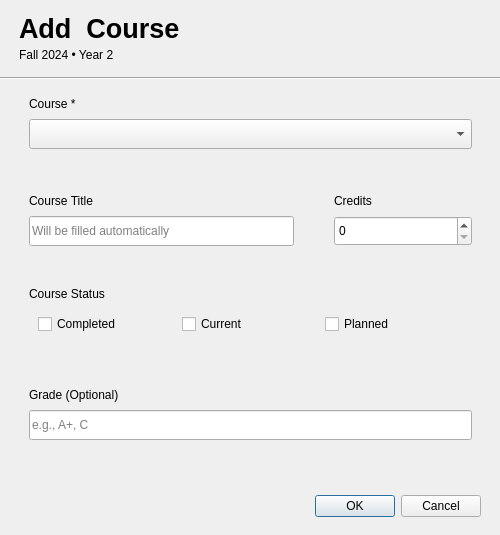
<?xml version="1.0" encoding="UTF-8"?>
<ui version="4.0">
 <class>CourseDetails</class>
 <widget class="QDialog" name="CourseDetails">
  <property name="geometry">
   <rect>
    <x>0</x>
    <y>0</y>
    <width>500</width>
    <height>535</height>
   </rect>
  </property>
  <property name="sizePolicy">
   <sizepolicy hsizetype="Minimum" vsizetype="Minimum">
    <horstretch>0</horstretch>
    <verstretch>0</verstretch>
   </sizepolicy>
  </property>
  <property name="minimumSize">
   <size>
    <width>500</width>
    <height>409</height>
   </size>
  </property>
  <property name="maximumSize">
   <size>
    <width>500</width>
    <height>90000</height>
   </size>
  </property>
  <property name="windowTitle">
   <string>Dialog</string>
  </property>
  <widget class="QDialogButtonBox" name="buttonBox">
   <property name="geometry">
    <rect>
     <x>140</x>
     <y>490</y>
     <width>341</width>
     <height>32</height>
    </rect>
   </property>
   <property name="orientation">
    <enum>Qt::Orientation::Horizontal</enum>
   </property>
   <property name="standardButtons">
    <set>QDialogButtonBox::StandardButton::Cancel|QDialogButtonBox::StandardButton::Ok</set>
   </property>
  </widget>
  <widget class="Line" name="line">
   <property name="geometry">
    <rect>
     <x>0</x>
     <y>70</y>
     <width>501</width>
     <height>16</height>
    </rect>
   </property>
   <property name="orientation">
    <enum>Qt::Orientation::Horizontal</enum>
   </property>
  </widget>
  <widget class="QFrame" name="frame">
   <property name="geometry">
    <rect>
     <x>10</x>
     <y>0</y>
     <width>481</width>
     <height>71</height>
    </rect>
   </property>
   <property name="minimumSize">
    <size>
     <width>181</width>
     <height>0</height>
    </size>
   </property>
   <property name="frameShape">
    <enum>QFrame::Shape::NoFrame</enum>
   </property>
   <property name="frameShadow">
    <enum>QFrame::Shadow::Raised</enum>
   </property>
   <layout class="QVBoxLayout" name="verticalLayout">
    <property name="spacing">
     <number>1</number>
    </property>
    <item>
     <widget class="QLabel" name="label">
      <property name="sizePolicy">
       <sizepolicy hsizetype="MinimumExpanding" vsizetype="MinimumExpanding">
        <horstretch>0</horstretch>
        <verstretch>0</verstretch>
       </sizepolicy>
      </property>
      <property name="minimumSize">
       <size>
        <width>161</width>
        <height>31</height>
       </size>
      </property>
      <property name="font">
       <font>
        <pointsize>20</pointsize>
        <bold>true</bold>
       </font>
      </property>
      <property name="text">
       <string>Add  Course</string>
      </property>
     </widget>
    </item>
    <item>
     <widget class="QLabel" name="label_2">
      <property name="text">
       <string>Fall 2024 • Year 2</string>
      </property>
     </widget>
    </item>
   </layout>
  </widget>
  <widget class="QFrame" name="frame_2">
   <property name="geometry">
    <rect>
     <x>0</x>
     <y>79</y>
     <width>501</width>
     <height>400</height>
    </rect>
   </property>
   <property name="minimumSize">
    <size>
     <width>501</width>
     <height>400</height>
    </size>
   </property>
   <property name="maximumSize">
    <size>
     <width>501</width>
     <height>400</height>
    </size>
   </property>
   <property name="frameShape">
    <enum>QFrame::Shape::NoFrame</enum>
   </property>
   <property name="frameShadow">
    <enum>QFrame::Shadow::Raised</enum>
   </property>
   <layout class="QVBoxLayout" name="verticalLayout_2">
    <item>
     <widget class="QFrame" name="frame_3">
      <property name="frameShape">
       <enum>QFrame::Shape::NoFrame</enum>
      </property>
      <property name="frameShadow">
       <enum>QFrame::Shadow::Raised</enum>
      </property>
      <layout class="QVBoxLayout" name="verticalLayout_3">
       <property name="spacing">
        <number>0</number>
       </property>
       <property name="leftMargin">
        <number>20</number>
       </property>
       <property name="topMargin">
        <number>0</number>
       </property>
       <property name="rightMargin">
        <number>20</number>
       </property>
       <property name="bottomMargin">
        <number>30</number>
       </property>
       <item>
        <widget class="QLabel" name="label_3">
         <property name="text">
          <string>Course *</string>
         </property>
        </widget>
       </item>
       <item>
        <widget class="QComboBox" name="comboBox">
         <property name="minimumSize">
          <size>
           <width>0</width>
           <height>30</height>
          </size>
         </property>
         <property name="styleSheet">
          <string notr="true">
    QComboBox QAbstractItemView {
        background-color: #252526;
        border: 1px solid #3e3e42;
        border-radius: 4px;
        color: #cccccc;
        outline: 0;
    }
    QComboBox QAbstractItemView::item {
        padding: 5px;
        border-radius: 2px;
        height: 25px;
    }
    QComboBox QAbstractItemView::item:selected {
        background-color: #007acc;
        color: #ffffff;
    }
    QComboBox QAbstractItemView::item:hover {
        background-color: #2a2d2e;
    }
    QComboBox QAbstractItemView::item:hover:selected {
        background-color: #1c97ea;
    }</string>
         </property>
         <property name="placeholderText">
          <string>Search by course code (e.g., CSC1401)</string>
         </property>
        </widget>
       </item>
      </layout>
     </widget>
    </item>
    <item>
     <widget class="QFrame" name="frame_4">
      <property name="frameShape">
       <enum>QFrame::Shape::NoFrame</enum>
      </property>
      <property name="frameShadow">
       <enum>QFrame::Shadow::Raised</enum>
      </property>
      <layout class="QHBoxLayout" name="horizontalLayout">
       <property name="spacing">
        <number>0</number>
       </property>
       <property name="leftMargin">
        <number>0</number>
       </property>
       <property name="topMargin">
        <number>0</number>
       </property>
       <property name="rightMargin">
        <number>0</number>
       </property>
       <property name="bottomMargin">
        <number>0</number>
       </property>
       <item>
        <widget class="QFrame" name="frame_7">
         <property name="frameShape">
          <enum>QFrame::Shape::NoFrame</enum>
         </property>
         <property name="frameShadow">
          <enum>QFrame::Shadow::Raised</enum>
         </property>
         <layout class="QVBoxLayout" name="verticalLayout_6">
          <property name="spacing">
           <number>0</number>
          </property>
          <property name="leftMargin">
           <number>20</number>
          </property>
          <property name="topMargin">
           <number>0</number>
          </property>
          <property name="rightMargin">
           <number>20</number>
          </property>
          <property name="bottomMargin">
           <number>30</number>
          </property>
          <item>
           <widget class="QLabel" name="label_6">
            <property name="text">
             <string>Course Title</string>
            </property>
           </widget>
          </item>
          <item>
           <widget class="QLineEdit" name="course_title">
            <property name="minimumSize">
             <size>
              <width>0</width>
              <height>30</height>
             </size>
            </property>
            <property name="placeholderText">
             <string>Will be filled automatically</string>
            </property>
           </widget>
          </item>
         </layout>
        </widget>
       </item>
       <item>
        <widget class="QFrame" name="frame_8">
         <property name="minimumSize">
          <size>
           <width>178</width>
           <height>0</height>
          </size>
         </property>
         <property name="frameShape">
          <enum>QFrame::Shape::NoFrame</enum>
         </property>
         <property name="frameShadow">
          <enum>QFrame::Shadow::Raised</enum>
         </property>
         <layout class="QVBoxLayout" name="verticalLayout_7">
          <property name="spacing">
           <number>0</number>
          </property>
          <property name="leftMargin">
           <number>20</number>
          </property>
          <property name="topMargin">
           <number>0</number>
          </property>
          <property name="rightMargin">
           <number>20</number>
          </property>
          <property name="bottomMargin">
           <number>30</number>
          </property>
          <item>
           <widget class="QLabel" name="label_7">
            <property name="text">
             <string>Credits</string>
            </property>
           </widget>
          </item>
          <item>
           <widget class="QSpinBox" name="spinBox">
            <property name="enabled">
             <bool>true</bool>
            </property>
            <property name="minimumSize">
             <size>
              <width>0</width>
              <height>30</height>
             </size>
            </property>
            <property name="specialValueText">
             <string/>
            </property>
           </widget>
          </item>
         </layout>
        </widget>
       </item>
      </layout>
     </widget>
    </item>
    <item>
     <widget class="QFrame" name="frame_5">
      <property name="frameShape">
       <enum>QFrame::Shape::NoFrame</enum>
      </property>
      <property name="frameShadow">
       <enum>QFrame::Shadow::Raised</enum>
      </property>
      <layout class="QVBoxLayout" name="verticalLayout_5">
       <property name="spacing">
        <number>0</number>
       </property>
       <property name="leftMargin">
        <number>20</number>
       </property>
       <property name="topMargin">
        <number>0</number>
       </property>
       <property name="rightMargin">
        <number>20</number>
       </property>
       <property name="bottomMargin">
        <number>30</number>
       </property>
       <item>
        <widget class="QLabel" name="label_4">
         <property name="text">
          <string>Course Status</string>
         </property>
        </widget>
       </item>
       <item>
        <widget class="QFrame" name="frame_9">
         <property name="frameShape">
          <enum>QFrame::Shape::NoFrame</enum>
         </property>
         <property name="frameShadow">
          <enum>QFrame::Shadow::Raised</enum>
         </property>
         <layout class="QHBoxLayout" name="horizontalLayout_2">
          <item>
           <widget class="QCheckBox" name="checkBox_3">
            <property name="text">
             <string>Completed</string>
            </property>
            <property name="autoExclusive">
             <bool>true</bool>
            </property>
           </widget>
          </item>
          <item>
           <widget class="QCheckBox" name="checkBox">
            <property name="text">
             <string>Current</string>
            </property>
            <property name="autoExclusive">
             <bool>true</bool>
            </property>
           </widget>
          </item>
          <item>
           <widget class="QCheckBox" name="checkBox_2">
            <property name="text">
             <string>Planned</string>
            </property>
            <property name="autoExclusive">
             <bool>true</bool>
            </property>
           </widget>
          </item>
         </layout>
        </widget>
       </item>
      </layout>
     </widget>
    </item>
    <item>
     <widget class="QFrame" name="frame_6">
      <property name="frameShape">
       <enum>QFrame::Shape::NoFrame</enum>
      </property>
      <property name="frameShadow">
       <enum>QFrame::Shadow::Raised</enum>
      </property>
      <layout class="QVBoxLayout" name="verticalLayout_4">
       <property name="spacing">
        <number>0</number>
       </property>
       <property name="leftMargin">
        <number>20</number>
       </property>
       <property name="topMargin">
        <number>0</number>
       </property>
       <property name="rightMargin">
        <number>20</number>
       </property>
       <property name="bottomMargin">
        <number>30</number>
       </property>
       <item>
        <widget class="QLabel" name="label_5">
         <property name="text">
          <string>Grade (Optional)</string>
         </property>
        </widget>
       </item>
       <item>
        <widget class="QLineEdit" name="lineEdit_2">
         <property name="enabled">
          <bool>true</bool>
         </property>
         <property name="minimumSize">
          <size>
           <width>0</width>
           <height>30</height>
          </size>
         </property>
         <property name="placeholderText">
          <string>e.g., A+, C</string>
         </property>
        </widget>
       </item>
      </layout>
     </widget>
    </item>
   </layout>
  </widget>
 </widget>
 <resources/>
 <connections>
  <connection>
   <sender>buttonBox</sender>
   <signal>accepted()</signal>
   <receiver>CourseDetails</receiver>
   <slot>accept()</slot>
   <hints>
    <hint type="sourcelabel">
     <x>248</x>
     <y>254</y>
    </hint>
    <hint type="destinationlabel">
     <x>157</x>
     <y>274</y>
    </hint>
   </hints>
  </connection>
  <connection>
   <sender>buttonBox</sender>
   <signal>rejected()</signal>
   <receiver>CourseDetails</receiver>
   <slot>reject()</slot>
   <hints>
    <hint type="sourcelabel">
     <x>316</x>
     <y>260</y>
    </hint>
    <hint type="destinationlabel">
     <x>286</x>
     <y>274</y>
    </hint>
   </hints>
  </connection>
 </connections>
</ui>
